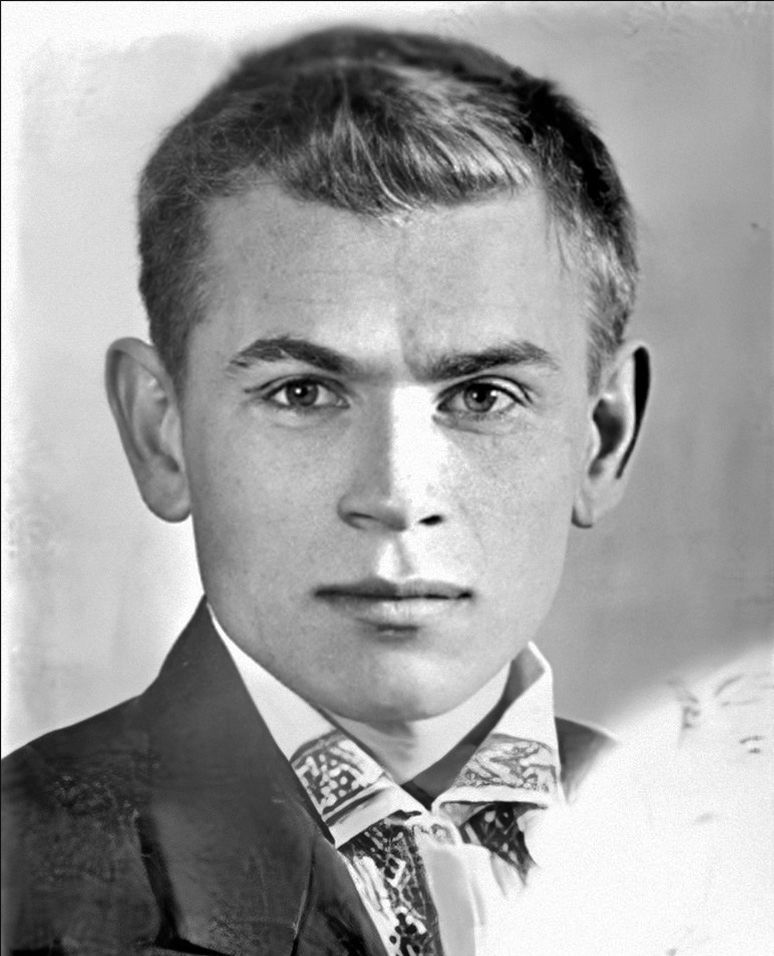
#> input picture HW04/inputs/P4/kobytev_1941.png, 774 x 956 px
$ jupyter execute --allow-errors Exercise_4.ipynb   (shell and % lines are left out)   (older library calls are emulated)
#> lines starting #> are read from the running program, lines starting #| are printed output that depends on the picture
# Digital Image Processing Exercise 4_4

Dr. Rahmati

By: Gholamreza Dar

Summer 2022

## Imports

[cell 1]
import numpy as np

import matplotlib.pyplot as plt
import seaborn as sns; sns.set(); sns.set_style('dark')

import cv2

## Functions

[cell 2]
## Functions
def rgb(img):
    return cv2.cvtColor(img, cv2.COLOR_BGR2RGB)

def bgr(img):
    return cv2.cvtColor(img, cv2.COLOR_RGB2BGR)

def gray(img):
    return cv2.cvtColor(img, cv2.COLOR_RGB2GRAY)

def uint8ify(img):
    img -= img.min()
    img /= img.max()
    img *= 255
    return np.uint8(img)

# [11 lines left out: function overlay, not called in this run]

def disp(img, title='', s=8, vmin=None, vmax=None):
    plt.figure(figsize=(s,s))
    plt.axis('off')
    if vmin is not None and vmax is not None:
        plt.imshow(img, cmap='gray', vmin=vmin, vmax=vmax)
    else:
        plt.imshow(img, cmap='gray')
    plt.title(title)
    plt.show()

def before_after(img_a, img_b, name="", vmin=None, vmax=None, effect_name="Processed"):
    fig, axs = plt.subplots(1,2, constrained_layout=True, figsize=(6,6))
    axs[0].axis('off')
    axs[1].axis('off')
    axs[0].set_title(f"{name} Original")
    axs[1].set_title(f"{name} {effect_name}")
    if vmin is not None and vmax is not None:
        axs[0].imshow(img_a, cmap='gray', vmin=vmin, vmax=vmax)
        axs[1].imshow(img_b, cmap='gray', vmin=vmin, vmax=vmax)
    else:
        axs[0].imshow(img_a, cmap='gray')
        axs[1].imshow(img_b, cmap='gray')
    plt.show()

def debug_control_points(img, points, name="Face", only=None):
    img_rgb = np.repeat(img[:,:,np.newaxis], 3, axis=-1)

    for i in range(len(points)):
        gradient = i/len(points)*255
        if only is not None:
            if only == i:
                cv2.circle(img_rgb, points[i].astype(np.int32), 7, (gradient,0,80), -1)
        else:
            cv2.circle(img_rgb, points[i].astype(np.int32), 7, (gradient,0,80), -1)

    disp(uint8ify(img_rgb), f"{name} Control-Points", s=7)

# Check if a point is inside a rectangle
def rect_contains(rect, point) :
    if point[0] < rect[0] :
        return False
    elif point[1] < rect[1] :
        return False
    elif point[0] > rect[2] :
        return False
    elif point[1] > rect[3] :
        return False
    return True

# Draw a point
def draw_point(img, p, color ) :
    cv2.circle( img, p, 2, color, cv2.cv.CV_FILLED, cv2.CV_AA, 0 )

# Draw delaunay triangles
def draw_delaunay(img, subdiv, delaunay_color, base_indices=None, points=None) :

    # Original Image: use delunay to extract triangles
    if base_indices == None:
        triangleList = subdiv.getTriangleList()
        size = img.shape
        r = (0, 0, size[1], size[0])

        tri_index = 0
        triangle_indices = []
        for t in triangleList :

            pt1 = (t[0], t[1])
            pt2 = (t[2], t[3])
            pt3 = (t[4], t[5])
            centeroid = ((pt1[0]+pt2[0]+pt3[0])/3, (pt1[1]+pt2[1]+pt3[1])/3)

            # convert to int
            pt1 = tuple(map(int, list(pt1)))
            pt2 = tuple(map(int, list(pt2)))
            pt3 = tuple(map(int, list(pt3)))
            centeroid = tuple(map(int, list(centeroid)))

            # Save the indices for other images
            index_pt1 = np.where((points == pt1).all(axis=1))
            index_pt1 = extract_index_nparray(index_pt1)
            index_pt2 = np.where((points == pt2).all(axis=1))
            index_pt2 = extract_index_nparray(index_pt2)
            index_pt3 = np.where((points == pt3).all(axis=1))
            index_pt3 = extract_index_nparray(index_pt3)

            if index_pt1 is not None and index_pt2 is not None and index_pt3 is not None:
                triangle = [index_pt1, index_pt2, index_pt3]
                triangle_indices.append(triangle)

            if rect_contains(r, pt1) and rect_contains(r, pt2) and rect_contains(r, pt3) :
                cv2.line(img, pt1, pt2, delaunay_color, 1, cv2.LINE_AA, 0)
                cv2.line(img, pt2, pt3, delaunay_color, 1, cv2.LINE_AA, 0)
                cv2.line(img, pt3, pt1, delaunay_color, 1, cv2.LINE_AA, 0)
                cv2.putText(img, f'{tri_index}', centeroid, cv2.FONT_HERSHEY_SIMPLEX, 0.7, (250,25,25), 1, cv2.LINE_AA)

            tri_index += 1

        return triangleList, triangle_indices

    # Other images: use the triangles from the first image as guide for triangulation
    else:
        triangleList = []
        size = img.shape
        r = (0, 0, size[1], size[0])

        tri_index = 0
        for triangle_index in base_indices:
            # Triangulation of the Second face
            tr_pt1 = points[triangle_index[0]]
            tr_pt2 = points[triangle_index[1]]
            tr_pt3 = points[triangle_index[2]]

            # get the current triangle using the indices from the first image
            t = [tr_pt1[0], tr_pt1[1], tr_pt2[0], tr_pt2[1], tr_pt3[0], tr_pt3[1]]
            triangleList.append(t)

            # The rest is the same
            pt1 = (t[0], t[1])
            pt2 = (t[2], t[3])
            pt3 = (t[4], t[5])
            centeroid = ((pt1[0]+pt2[0]+pt3[0])/3, (pt1[1]+pt2[1]+pt3[1])/3)

            # convert to int
            pt1 = tuple(map(int, list(pt1)))
            pt2 = tuple(map(int, list(pt2)))
            pt3 = tuple(map(int, list(pt3)))
            centeroid = tuple(map(int, list(centeroid)))

            if rect_contains(r, pt1) and rect_contains(r, pt2) and rect_contains(r, pt3) :
                cv2.line(img, pt1, pt2, delaunay_color, 1, cv2.LINE_AA, 0)
                cv2.line(img, pt2, pt3, delaunay_color, 1, cv2.LINE_AA, 0)
                cv2.line(img, pt3, pt1, delaunay_color, 1, cv2.LINE_AA, 0)
                cv2.putText(img, f'{tri_index}', centeroid, cv2.FONT_HERSHEY_SIMPLEX, 0.7, (250,25,25), 1, cv2.LINE_AA)

            tri_index += 1

        return np.array(triangleList, dtype=np.float32)


def debug_delunay(img, points, name="", base_indices=None, draw=True):

    img_rgb = uint8ify(np.repeat(img[:, :, np.newaxis], 3, axis=2))
    rect = (0, 0, img_rgb.shape[1], img_rgb.shape[0])

    if base_indices == None:
        subdiv = cv2.Subdiv2D(rect)
        for p in points:
            subdiv.insert((int(p[0]), int(p[1])))
        triangle_list, triangle_indices = draw_delaunay( img_rgb, subdiv, (0, 255, 255), points=points)
        if draw:
            disp(img_rgb, f"{name} Delunay Triangulation", s=8)
        return triangle_list, triangle_indices
    else:
        triangle_list = draw_delaunay( img_rgb, None, (0, 255, 255), base_indices=base_indices, points=points)
        if draw:
            disp(img_rgb, f"{name} Matched Delunay Triangulation", s=8)
        return triangle_list

def extract_index_nparray(nparray):
    index = None
    for num in nparray[0]:
        index = num
        break
    return index

## Load Images

[cell 3]
## Loading Images
img_1 = cv2.imread('inputs/P4/kobytev_1941.png', 0).astype(np.float32)
img_2 = cv2.imread('inputs/P4/kobytev_1945.png', 0).astype(np.float32)
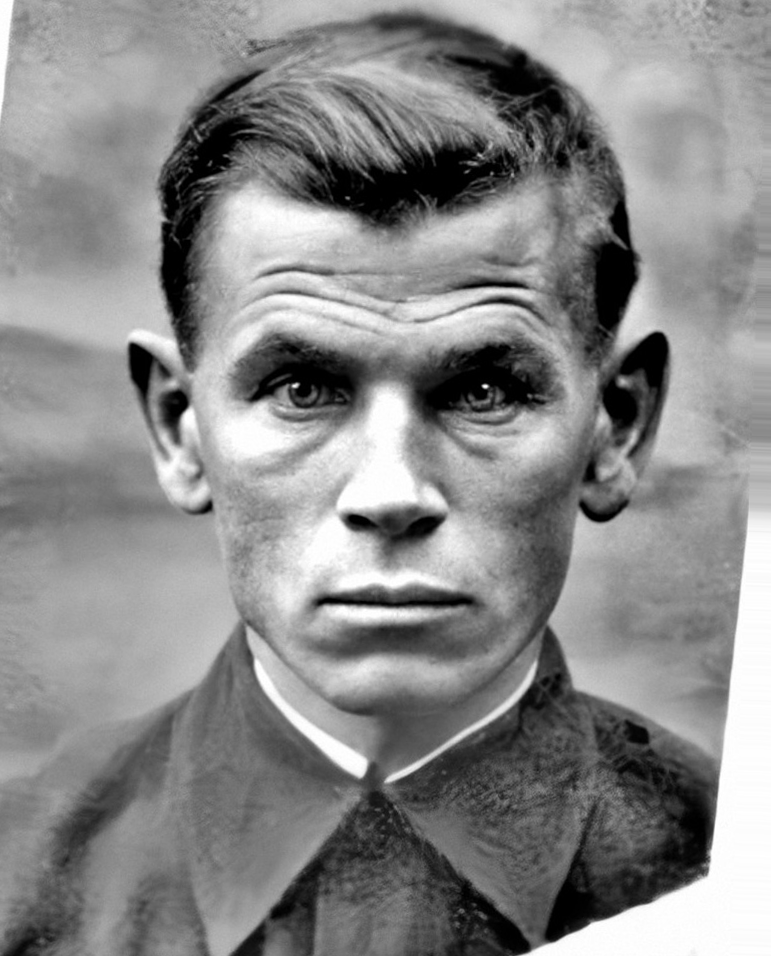
#> input picture HW04/inputs/P4/kobytev_1945.png, 771 x 956 px

before_after(img_1, img_2, name="Kobytev",effect_name="Aged")

[cell 4]
print("Image 1 shape", img_1.shape)
#| Image 1 shape (956, 774)
print("Image 2 shape", img_2.shape)
#| Image 2 shape (956, 771)

[cell 5]
img_2_temp = np.zeros_like(img_1)
img_2_temp[:img_2.shape[0], :img_2.shape[1]] = img_2
img_2 = img_2_temp

[cell 6]
print("Image 1 shape", img_1.shape)
#| Image 1 shape (956, 774)
print("Image 2 shape", img_2.shape)
#| Image 2 shape (956, 774)

## Find Control Points

[cell 7]
points_1 = np.zeros((59,2))

# region point coords
points_1[0, :] = [216, 272]
points_1[1, :] = [394, 270]
points_1[2, :] = [580, 260]
points_1[3, :] = [174, 390]
points_1[4, :] = [264, 338]
points_1[5, :] = [354, 366]
points_1[6, :] = [426, 374]
points_1[7, :] = [528, 344]
points_1[8, :] = [596, 388]
points_1[9, :] = [302, 404]
points_1[10, :] = [484, 412]
points_1[11, :] = [392, 424]
points_1[12, :] = [191, 510]
points_1[13, :] = [399, 488]
points_1[14, :] = [585, 522]
points_1[15, :] = [347, 524]
points_1[16, :] = [439, 526]
points_1[17, :] = [397, 582]
points_1[18, :] = [313, 594]
points_1[19, :] = [349, 612]
points_1[20, :] = [395, 624]
points_1[21, :] = [441, 612]
points_1[22, :] = [471, 594]
points_1[23, :] = [273, 670]
points_1[24, :] = [507, 664]
points_1[25, :] = [391, 718]

# Image Corners
points_1[26, :] = [0, 0]
points_1[27, :] = [0, img_1.shape[0]-1]
points_1[28, :] = [img_1.shape[1]-1, 0]
points_1[29, :] = [img_1.shape[1]-1, img_1.shape[0]-1]

# Face silhouette points
points_1[30+0, :] = [383, 25]
points_1[30+1, :] = [267, 49]
points_1[30+2, :] = [487, 53]
points_1[30+3, :] = [183, 115]
points_1[30+4, :] = [583, 113]
points_1[30+5, :] = [140, 179]
points_1[30+6, :] = [620, 176]
points_1[30+7, :] = [144, 267]
points_1[30+8, :] = [639, 272]
points_1[30+9, :] = [151, 346]
points_1[30+10, :] = [621, 342]
points_1[30+11, :] = [122, 337]
points_1[30+12, :] = [643, 337]
points_1[30+13, :] = [105, 389]
points_1[30+14, :] = [654, 387]
points_1[30+15, :] = [131, 468]
points_1[30+16, :] = [630, 472]
points_1[30+17, :] = [171, 520]
points_1[30+18, :] = [585, 526]
points_1[30+19, :] = [572, 510]
points_1[30+20, :] = [191, 505]
points_1[30+21, :] = [206, 595]
points_1[30+22, :] = [532, 637]
points_1[30+23, :] = [145, 692]
points_1[30+24, :] = [553, 717]
points_1[30+25, :] = [1, 760]
points_1[30+26, :] = [759, 818]
points_1[30+27, :] = [434, 831]
points_1[30+28, :] = [458, 946]

# endregion

debug_control_points(img_1, points_1, "Kobytev_1941")

[cell 8]
# Debug Control Points
points_2 = np.zeros((59,2))

# region point coords
points_2[0, :] = [197, 290]
points_2[1, :] = [395, 292]
points_2[2, :] = [569, 270]
points_2[3, :] = [187, 380]
points_2[4, :] = [271, 332]
points_2[5, :] = [363, 364]
points_2[6, :] = [429, 364]
points_2[7, :] = [521, 336]
points_2[8, :] = [599, 380]
points_2[9, :] = [305, 404]
points_2[10, :] = [483, 406]
points_2[11, :] = [393, 422]
points_2[12, :] = [211, 506]
points_2[13, :] = [391, 488]
points_2[14, :] = [575, 502]
points_2[15, :] = [343, 528]
points_2[16, :] = [441, 528]
points_2[17, :] = [393, 586]
points_2[18, :] = [319, 606]
points_2[19, :] = [349, 620]
points_2[20, :] = [391, 624]
points_2[21, :] = [433, 618]
points_2[22, :] = [475, 602]
points_2[23, :] = [277, 651]
points_2[24, :] = [513, 659]
points_2[25, :] = [397, 709]

# Image Corners
points_2[26, :] = [0, 0]
points_2[27, :] = [0, img_2.shape[0]-1]
points_2[28, :] = [img_2.shape[1]-1, 0]
points_2[29, :] = [img_2.shape[1]-1, img_2.shape[0]-1]

# Face silhouette points
points_2[30+0, :] = [396, 7]
points_2[30+1, :] = [263, 43]
points_2[30+2, :] = [515, 43]
points_2[30+3, :] = [185, 110]
points_2[30+4, :] = [590, 108]
points_2[30+5, :] = [156, 177]
points_2[30+6, :] = [623, 183]
points_2[30+7, :] = [155, 274]
points_2[30+8, :] = [638, 273]
points_2[30+9, :] = [175, 343]
points_2[30+10, :] = [613, 347]
points_2[30+11, :] = [136, 329]
points_2[30+12, :] = [660, 326]
points_2[30+13, :] = [132, 391]
points_2[30+14, :] = [668, 387]
points_2[30+15, :] = [152, 458]
points_2[30+16, :] = [641, 471]
points_2[30+17, :] = [188, 516]
points_2[30+18, :] = [601, 519]
points_2[30+19, :] = [579, 501]
points_2[30+20, :] = [211, 500]
points_2[30+21, :] = [233, 600]
points_2[30+22, :] = [563, 593]
points_2[30+23, :] = [197, 687]
points_2[30+24, :] = [574, 690]
points_2[30+25, :] = [2, 782]
points_2[30+26, :] = [770, 803]
points_2[30+27, :] = [376, 846]
points_2[30+28, :] = [374, 948]
# endregion

debug_control_points(img_2, points_2, "Kobytev_1945")
#> call 2 of debug_control_points, with points = array of shape (59, 2), name = 'Kobytev_1945'
#> after the loop in debug_control_points (call 2), `for i in range(len(points)):`:
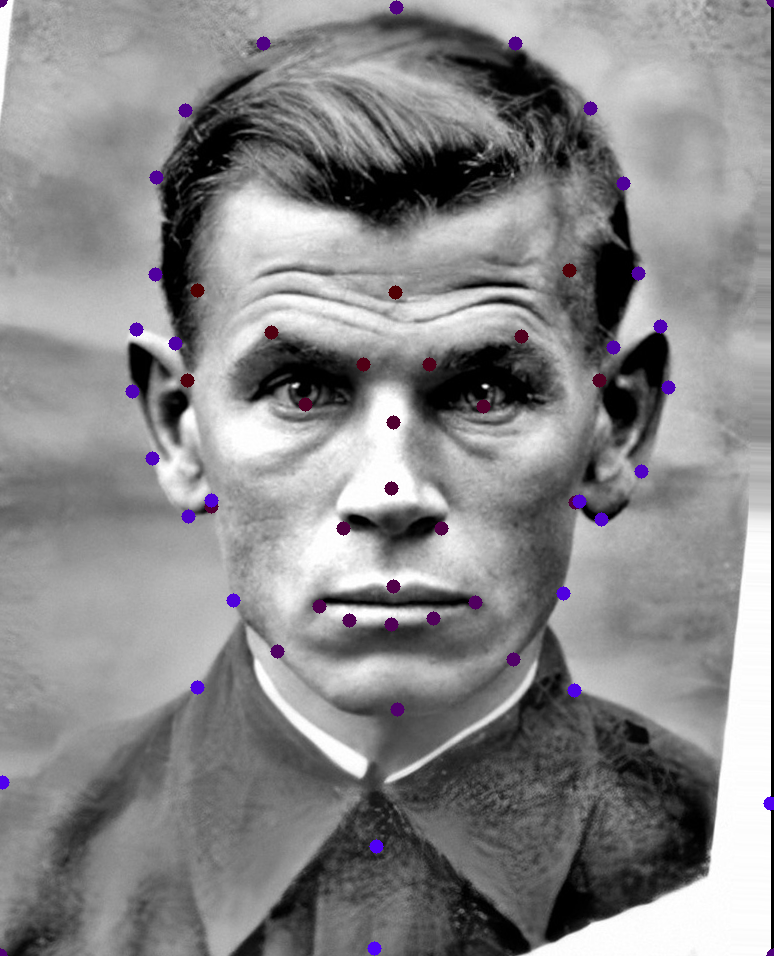
#> img_rgb: shape (956, 774, 3) float32; mean of channels 0, 1, 2 136.1, 134.7, 135.6; drawn as B, G, R

[cell 9]
# [6 lines of commented-out code are left out]

## Delunay Triangulation

[cell 10]
triangles_1, triangles_1_indices = debug_delunay(img_1, points_1, "Kobytev 1941")
#> in uint8ify, returned value is the input picture: shape (956, 774, 3); min 0, max 255, mean 159
#> after the loop in draw_delaunay, `for t in triangleList :`:
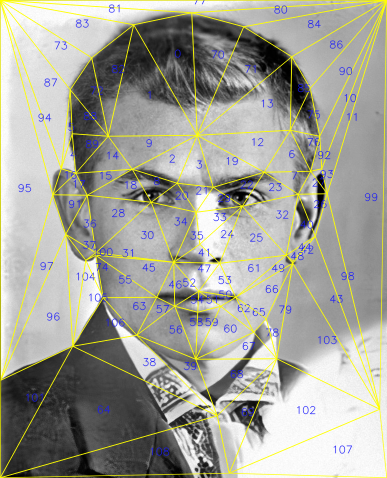
#> img: shape (956, 774, 3) (shown at 1/2 size); mean of channels 0, 1, 2 151.8, 162.6, 162.6; drawn as B, G, R
#> after the loop in draw_delaunay, `for t in triangleList :`: tri_index = 109; triangle_indices = 109 items, first 6: [1, 31, 30], [31, 1, 0], [1, 5, 4], [5, 1, 6], [41, 37, 39], [37, 41, 35]
#> in debug_delunay, `triangle_list, triangle_indices = draw_delaunay( img_rgb, subdiv, (0, ..`: triangle_list = 109 rows, first 6: [394, 270, 267, 49, 383, 25], [267, 49, 394, 270, 216, 272], [394, 270, 354, 366, 264, 338], [354, 366, 394, 270, 426, 374], [122, 337, 144, 267, 151, 346], [144, 267, 122, 337, 140, 179]
#> triangles_1 has the same summary as triangle_list in debug_delunay; triangles_1_indices has the same summary as triangle_indices in draw_delaunay

[cell 11]
triangles_2 = debug_delunay(img_2, points_2, "Kobytev 1945", base_indices=triangles_1_indices)
#> call 2 of draw_delaunay, with delaunay_color = (0, 255, 255), points = array of shape (59, 2)
#> the loop in draw_delaunay (call 2), `for triangle_index in base_indices:` made 109 passes
#> (triangle_index, pt1, pt2, pt3, centeroid) on passes 1 to 7: ([1, 31, 30], (395, 292), (263, 43), (396, 7), (351, 114)), ([31, 1, 0], (263, 43), (395, 292), (197, 290), (285, 208)), ([1, 5, 4], (395, 292), (363, 364), (271, 332), (343, 329)), ([5, 1, 6], (363, 364), (395, 292), (429, 364), (395, 340)), ([41, 37, 39], (136, 329), (155, 274), (175, 343), (155, 315)), ([37, 41, 35], (155, 274), (136, 329), (156, 177), (149, 260)), ([40, 7, 2], (613, 347), (521, 336), (569, 270), (567, 317))
#> after the loop in draw_delaunay (call 2), `for triangle_index in base_indices:`:
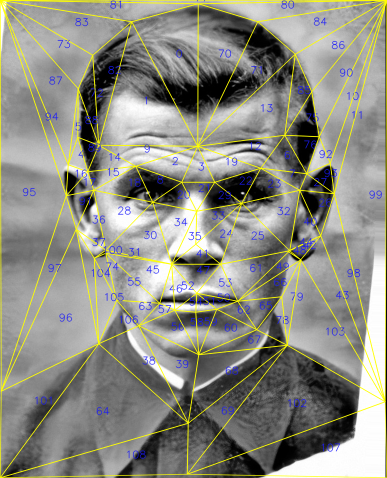
#> img: shape (956, 774, 3) (shown at 1/2 size); mean of channels 0, 1, 2 130.3, 141.1, 141.1; drawn as B, G, R

## Find the intermediate control points

[cell 12]
# Intermediate control-points
points_3 = (points_1 + points_2) / 2
img_3 = (img_1 + img_2) / 2
debug_control_points(img_3, points_3, name="kobytev 1941 with intermidiate")
#> call 3 of debug_control_points, with points = array of shape (59, 2), name = 'kobytev 1941 with intermidiate'
#> after the loop in debug_control_points (call 3), `for i in range(len(points)):`:
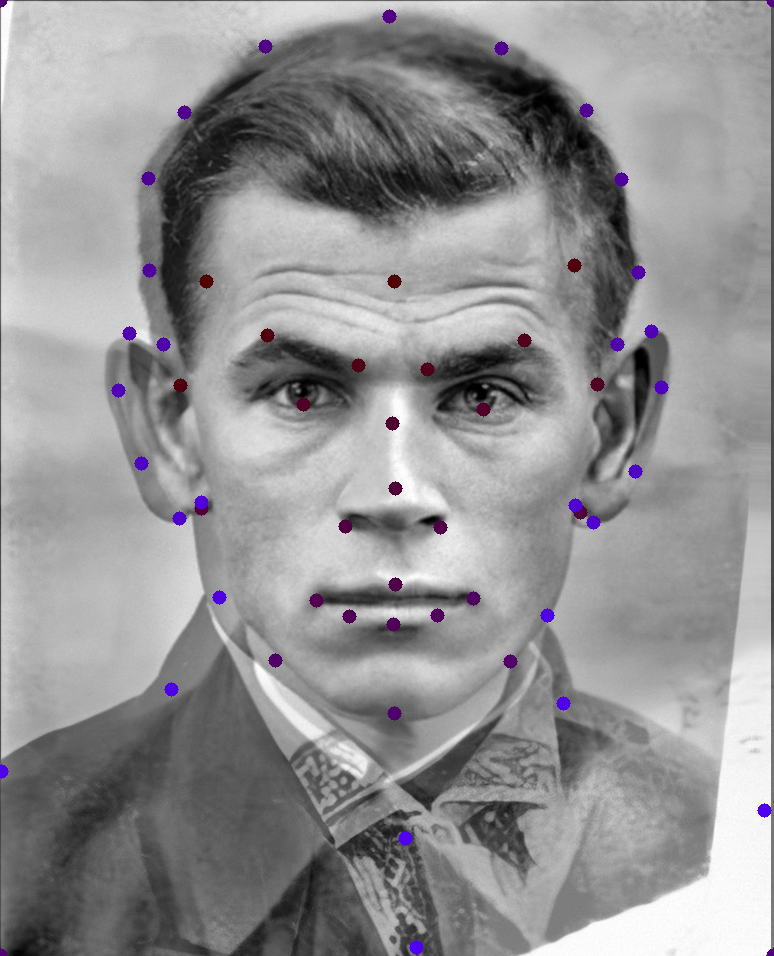
#> img_rgb: shape (956, 774, 3) float32; mean of channels 0, 1, 2 147.4, 146, 146.9; drawn as B, G, R
#> (the rest of the program and of its run is left out)
